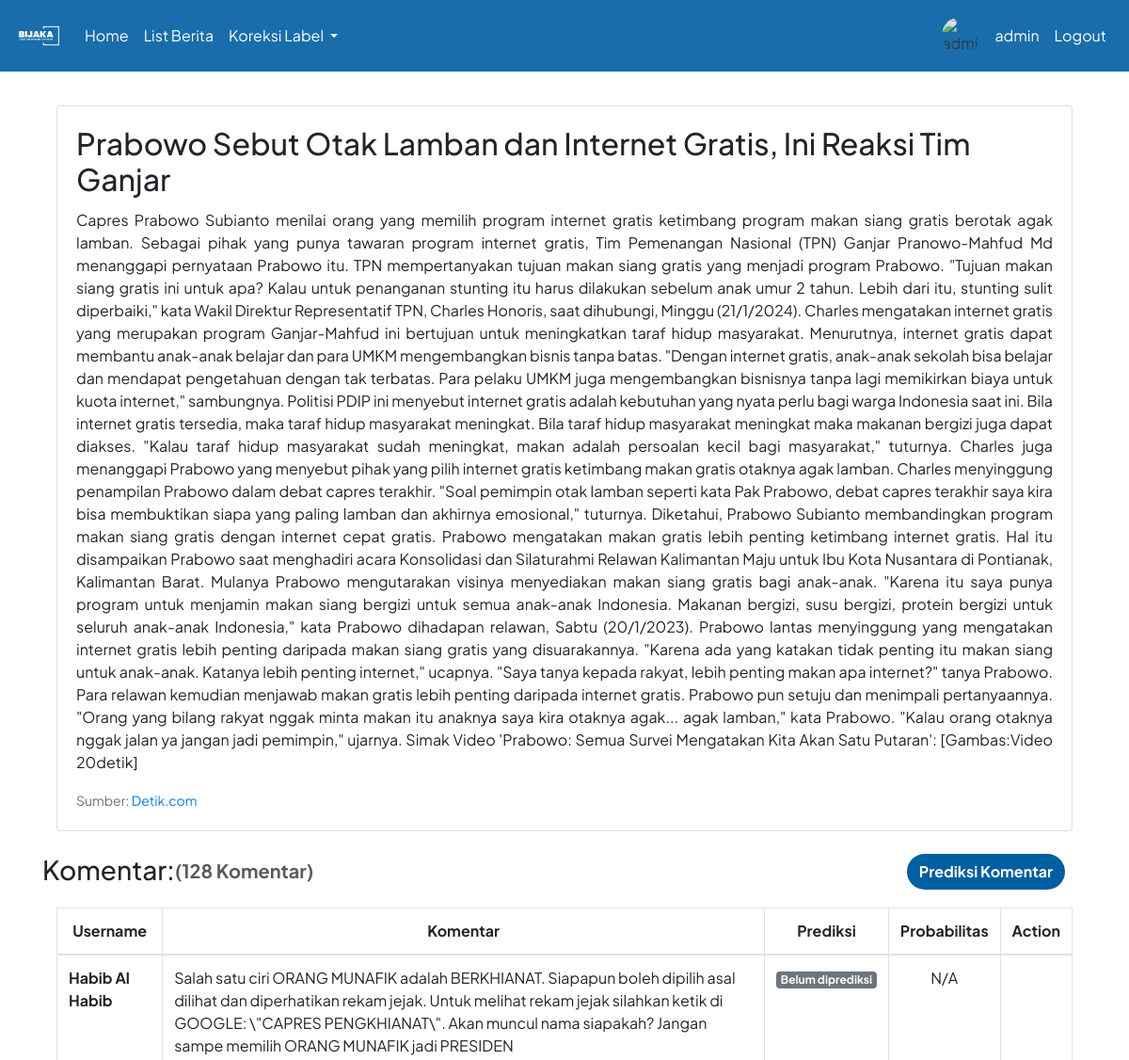
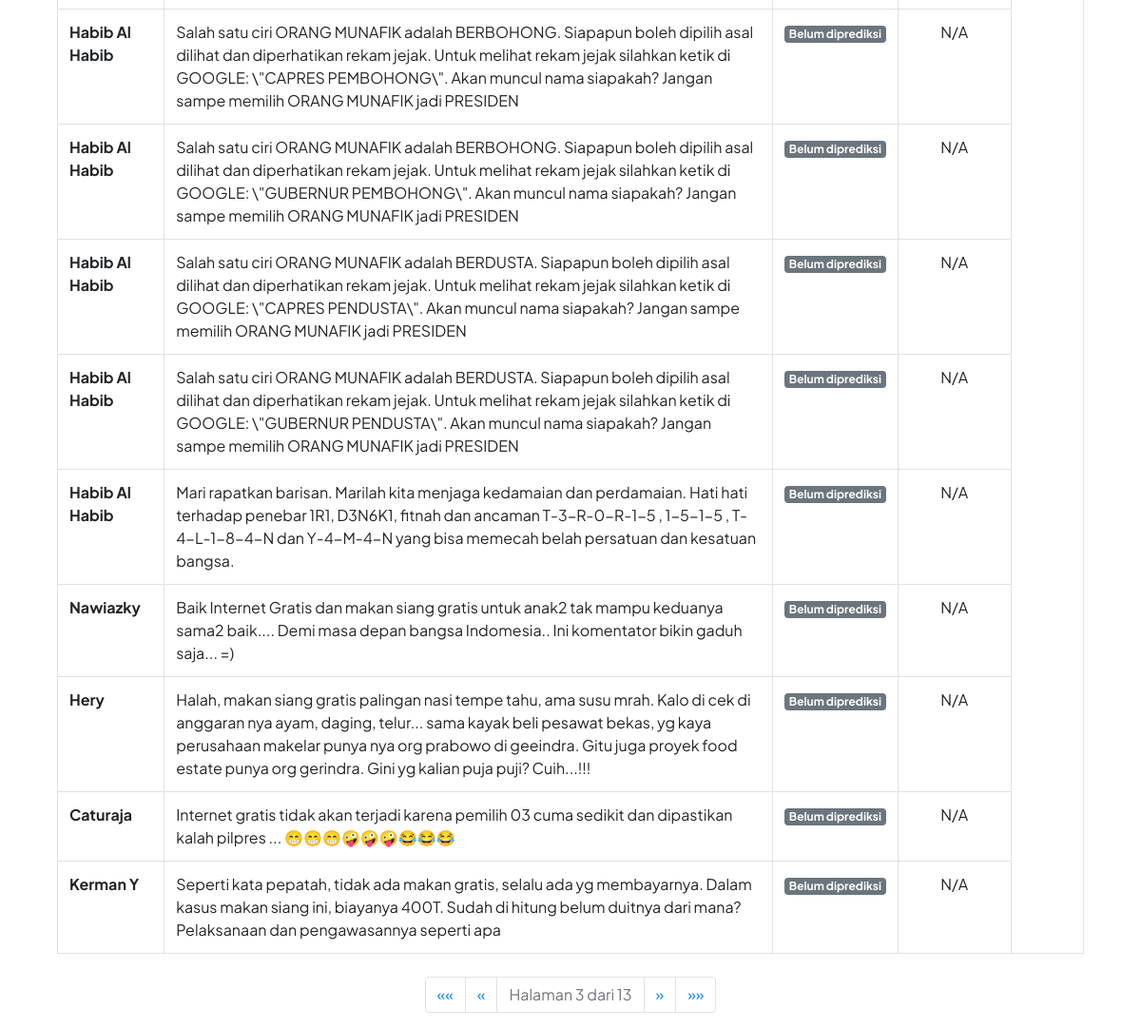
Screenshot of /detail_berita/181/?page=3 (signed in) with the database file from the repository (2 pictures, top to bottom).
### hateapp/models.py (models this page shows, shortened)
class Berita(models.Model):
    link = models.URLField()
    portal = models.CharField(max_length=50)
    judul = models.CharField(max_length=255)
    konten = models.TextField()
    jumlah_komentar = models.PositiveIntegerField()
    timestamp_scrape = models.DateTimeField(verbose_name='Timestamp Scrape')

class Komentar(models.Model):
    berita = models.ForeignKey(Berita, on_delete=models.CASCADE, related_name='komentar_set')
    penulis_komentar = models.CharField(max_length=255)
    isi_komentar = models.TextField()
    prediksi = models.CharField(max_length=10, blank=True, null=True)
    probabilitas = models.FloatField(blank=True, null=True)
    @property
    def formatted_probabilitas(self):
        if self.probabilitas is not None:
            return "{:.4%}".format(self.probabilitas)
        else:
            return "N/A"

### hateapp/views.py (the view)
# urls.py: path('detail_berita/<int:berita_id>/', views.detail_berita, name='detail_berita'),
def detail_berita(request, berita_id,):
    try:
        hasil_scrape = Berita.objects.get(id=berita_id)
        komentar_list = Komentar.objects.filter(berita=hasil_scrape)
    except Berita.DoesNotExist:
        hasil_scrape = None
        komentar_list = None
    hate_count = komentar_list.filter(prediksi='Hate').count()
    non_hate_count = komentar_list.filter(prediksi='Non-Hate').count()
    paginator = Paginator(komentar_list, 10)
    page = request.GET.get('page')
    try:
        komentar = paginator.page(page)
    except PageNotAnInteger:
        komentar = paginator.page(1)
    except EmptyPage:
        komentar = paginator.page(paginator.num_pages)
    filtered_komentar = [k for k in komentar if k.prediksi is None]
    return render(request, 'detail_berita.html', {'hasil_scrape': hasil_scrape, 'komentar': komentar, 'filtered_komentar': filtered_komentar, 'hate_count':hate_count, 'non_hate_count':non_hate_count})

### templates/detail_berita.html (shortened to what this page needs)
{% extends 'base.html' %}
{% block content %}
<div class="container mt-4">
    {% if hasil_scrape %}
    <div class="card mb-4">
        <div class="card-body">
            <h2 class="card-title">{{ hasil_scrape.judul }}</h2>
            <p class="card-text text-justify">{{ hasil_scrape.konten }}</p>
            <p class="card-text"><small class="text-muted">Sumber: <a href="{{hasil_scrape.link}}" target="_blank">{{ hasil_scrape.portal }}</a></small></p>
        </div>
    </div>
    <div class="row">
        <div class="col-md-6 d-flex">
            <div class="row">
                <h3 class="mb-4">Komentar: </h3>
                <h5 style="opacity: 75%; margin-top: 0.29em;"><strong>({{ hasil_scrape.jumlah_komentar }} Komentar)</strong></h5>
            </div>
        </div>
        {% if filtered_komentar|length == komentar|length %}
            <div class="col-md-6 d-flex justify-content-end">
                <form id="predict-form" method="post" action="{% url 'predict_comments' berita_id=hasil_scrape.id %}" style="display: inline;">
                    <button id="predict-button" type="submit" class="btn mx-2" style="border-radius: 20px; background-color: #005EA2; color: white;">
                        <span id="button-text"><strong>Prediksi Komentar</strong></span>
                    </button>
                </form>
            </div>
        {% endif %}
    </div>
    <table class="table table-bordered">
        <thead class="text-center">
            <tr>
                <th>Username</th>
                <th>Komentar</th>
                <th>Prediksi</th>
                <th>Probabilitas</th>
                <th>Action</th>
            </tr>
        </thead>
    <tbody>
        {% for komentar_instance in komentar %}
            <tr class="align-items-center">
                <td><strong>{{ komentar_instance.penulis_komentar }}</strong></td>
                <td>{{ komentar_instance.isi_komentar }}</td>
                <td class="text-center">
                    {% if komentar_instance.prediksi == 'Hate' %}
                        <span class="badge badge-danger">{{ komentar_instance.prediksi }}</span>
                    {% elif komentar_instance.prediksi == 'Non-Hate' %}
                        <span class="badge badge-primary">{{ komentar_instance.prediksi }}</span>
                    {% else %}
                        <span class="badge badge-secondary">Belum diprediksi</span>
                    {% endif %}
                </td>
                <td class="text-center">{{ komentar_instance.formatted_probabilitas }}</td>
            </tr>
        {% endfor %}
    </tbody>
</table>
    <div class="pagination mt-4 d-flex justify-content-center">
        <ul class="pagination justify-content-center">
            {% if komentar.has_previous %}
                <li class="page-item">
                    <a class="page-link" href="?page=1" aria-label="First">
                        <span aria-hidden="true">&laquo;&laquo;</span>
                    </a>
                </li>
                <li class="page-item">
                    <a class="page-link" href="?page={{ komentar.previous_page_number }}" aria-label="Previous">
                        <span aria-hidden="true">&laquo;</span>
                    </a>
                </li>
            {% endif %}
            <li class="page-item disabled">
                <span class="page-link">
                    Halaman {{ komentar.number }} dari {{ komentar.paginator.num_pages }}
                </span>
            </li>
            {% if komentar.has_next %}
                <li class="page-item">
                    <a class="page-link" href="?page={{ komentar.next_page_number }}" aria-label="Next">
                        <span aria-hidden="true">&raquo;</span>
                    </a>
                </li>
                <li class="page-item">
                    <a class="page-link" href="?page={{ komentar.paginator.num_pages }}" aria-label="Last">
                        <span aria-hidden="true">&raquo;&raquo;</span>
                    </a>
                </li>
            {% endif %}
        </ul>
    </div>
    {% else %}
        <div class="alert alert-danger">
            Gagal mendapatkan data berita.
        </div>
    {% endif %}
</div>
{% endblock %}

### templates/base.html (shortened to what this page needs)
<!DOCTYPE html>
{% load static %}
{% load avatar_tags %}
<html lang="en">
<head>
    <link rel="stylesheet" href="static/style.css">
    <link rel="stylesheet" href="https://cdn.jsdelivr.net/npm/bootstrap@4.6.2/dist/css/bootstrap.min.css">
</head>
<body>
  <nav class="navbar navbar-expand-lg navbar-light fixed-top" style="background-color: #005EA2; opacity: 0.90">
    <a class="navbar-brand" href="#" style="color: white; display: flex; align-items: center;">
      <img src="{% static 'bijaka.png' %}" alt="Deskripsi gambar" style="width: 50px; height: 50px; object-fit: cover; border-radius: 50%;">
  </a>
    <div class="collapse navbar-collapse" id="navbarNav">
      <ul class="navbar-nav">
        <li class="nav-item">
          <a class="nav-link" href="{% url 'berita' %}" style="color: white;">Home</a>
        </li>
        <li class="nav-item">
          <a class="nav-link" href="{% url 'list_berita' %}" style="color: white;">List Berita</a>
        </li>
        <li class="nav-item dropdown">
          <a class="nav-link dropdown-toggle" style="color: white;" href="#" id="navbarDropdownMenuLink" data-toggle="dropdown" aria-haspopup="true" aria-expanded="false">
            Koreksi Label
          </a>
        </li>
      </ul>
      <ul class="navbar-nav ml-auto">
        {% if user.is_authenticated %}
            <li class="nav-item">
              <div class="d-flex align-items-center">
                <img src="{% avatar_url user 24 %}" style="width: 40px; height: 40px;" alt="{{ user.username }} Avatar" class="rounded-circle mr-2">
                <a class="nav-link" href="#" data-toggle="modal" data-target="#logoutModal" style="color: white;">
                    {{ user.username }}
                </a>
            </div>
            </li>
            <li class="nav-item">
                <a class="nav-link" href="#" data-toggle="modal" data-target="#logoutModal" style="color: white;">Logout</a>
            </li>
        {% else %}
            <li class="nav-item">
                <a class="nav-link" href="{% url 'login' %}" style="color: white;">Login</a>
            </li>
        {% endif %}
    </ul>
    </div>
</nav>
<div class="container mt-4" style="margin-top: 7em !important;">
        {% block content %}
        {% endblock %}
    </div>
</body>
</html>

### templates/base.html (style rules this page uses)
h2, h1, p, div, a { font-family: 'Plus Jakarta Sans', sans-serif; }

### rows the page displays
Berita: judul "Prabowo Sebut Otak Lamban dan Internet Gratis, Ini Reaksi Tim Ganjar", konten "Capres Prabowo Subianto menilai orang yang memilih program internet gratis ketimbang program makan siang gratis berotak agak lamban. Sebagai pihak yang punya tawaran program internet gratis, Tim Pemenangan Nasional (TPN) Ganjar Pranowo-Mahfud Md menanggapi pernyataan Prabowo itu. TPN mempertanyakan tujuan makan siang gratis yang menjadi program Prabowo. \"Tujuan makan siang gratis ini untuk apa? Kalau untuk penanganan stunting itu harus dilakukan sebelum anak umur 2 tahun. Lebih dari itu, stunting sulit diperbaiki,\" kata Wakil Direktur Representatif TPN, Charles Honoris, saat dihubungi, Minggu (21/1/2024). Charles mengatakan internet gratis yang merupakan program Ganjar-Mahfud ini bertujuan…", portal "Detik.com", jumlah_komentar "128"
Komentar: penulis_komentar "Habib Al Habib", isi_komentar "Salah satu ciri ORANG MUNAFIK adalah BERKHIANAT. Siapapun boleh dipilih asal dilihat dan diperhatikan rekam jejak. Untuk melihat rekam jejak silahkan ketik di GOOGLE: \\\"CAPRES PENGKHIANAT\\\". Akan muncul nama siapakah? Jangan sampe memilih ORANG MUNAFIK jadi PRESIDEN", shows "Belum diprediksi", formatted_probabilitas "N/A"
Komentar: penulis_komentar "Habib Al Habib", isi_komentar "Salah satu ciri ORANG MUNAFIK adalah BERBOHONG. Siapapun boleh dipilih asal dilihat dan diperhatikan rekam jejak. Untuk melihat rekam jejak silahkan ketik di GOOGLE: \\\"CAPRES PEMBOHONG\\\". Akan muncul nama siapakah? Jangan sampe memilih ORANG MUNAFIK jadi PRESIDEN", shows "Belum diprediksi", formatted_probabilitas "N/A"
Komentar: penulis_komentar "Habib Al Habib", isi_komentar "Salah satu ciri ORANG MUNAFIK adalah BERBOHONG. Siapapun boleh dipilih asal dilihat dan diperhatikan rekam jejak. Untuk melihat rekam jejak silahkan ketik di GOOGLE: \\\"GUBERNUR PEMBOHONG\\\". Akan muncul nama siapakah? Jangan sampe memilih ORANG MUNAFIK jadi PRESIDEN", shows "Belum diprediksi", formatted_probabilitas "N/A"
Komentar: penulis_komentar "Habib Al Habib", isi_komentar "Salah satu ciri ORANG MUNAFIK adalah BERDUSTA. Siapapun boleh dipilih asal dilihat dan diperhatikan rekam jejak. Untuk melihat rekam jejak silahkan ketik di GOOGLE: \\\"CAPRES PENDUSTA\\\". Akan muncul nama siapakah? Jangan sampe memilih ORANG MUNAFIK jadi PRESIDEN", shows "Belum diprediksi", formatted_probabilitas "N/A"
Komentar: penulis_komentar "Habib Al Habib", isi_komentar "Salah satu ciri ORANG MUNAFIK adalah BERDUSTA. Siapapun boleh dipilih asal dilihat dan diperhatikan rekam jejak. Untuk melihat rekam jejak silahkan ketik di GOOGLE: \\\"GUBERNUR PENDUSTA\\\". Akan muncul nama siapakah? Jangan sampe memilih ORANG MUNAFIK jadi PRESIDEN", shows "Belum diprediksi", formatted_probabilitas "N/A"
Komentar: penulis_komentar "Habib Al Habib", isi_komentar "Mari rapatkan barisan. Marilah kita menjaga kedamaian dan perdamaian. Hati hati terhadap penebar 1R1, D3N6K1, fitnah dan ancaman T-3-R-0-R-1-5 , 1-5-1-5 , T-4-L-1-8-4-N dan Y-4-M-4-N yang bisa memecah belah persatuan dan kesatuan bangsa.", shows "Belum diprediksi", formatted_probabilitas "N/A"
Komentar: penulis_komentar "Nawiazky", isi_komentar "Baik Internet Gratis dan makan siang gratis untuk anak2 tak mampu keduanya sama2 baik.... Demi masa depan bangsa Indomesia.. Ini komentator bikin gaduh saja... =)", shows "Belum diprediksi", formatted_probabilitas "N/A"
Komentar: penulis_komentar "Hery", isi_komentar "Halah, makan siang gratis palingan nasi tempe tahu, ama susu mrah. Kalo di cek di anggaran nya ayam, daging, telur... sama kayak beli pesawat bekas, yg kaya perusahaan makelar punya nya org prabowo di geeindra. Gitu juga proyek food estate punya org gerindra. Gini yg kalian puja puji? Cuih...!!!", shows "Belum diprediksi", formatted_probabilitas "N/A"
Komentar: penulis_komentar "Caturaja", isi_komentar "Internet gratis tidak akan terjadi karena pemilih 03 cuma sedikit dan dipastikan kalah pilpres ... 😁😁😁🤪🤪🤪😂😂😂", shows "Belum diprediksi", formatted_probabilitas "N/A"
Komentar: penulis_komentar "Kerman Y", isi_komentar "Seperti kata pepatah, tidak ada makan gratis, selalu ada yg membayarnya. Dalam kasus makan siang ini, biayanya 400T. Sudah di hitung belum duitnya dari mana? Pelaksanaan dan pengawasannya seperti apa", shows "Belum diprediksi", formatted_probabilitas "N/A"

### other values shown
{{ user.username }} "admin"
{{ komentar.number }} "3"
{{ komentar.paginator.num_pages }} "13"
